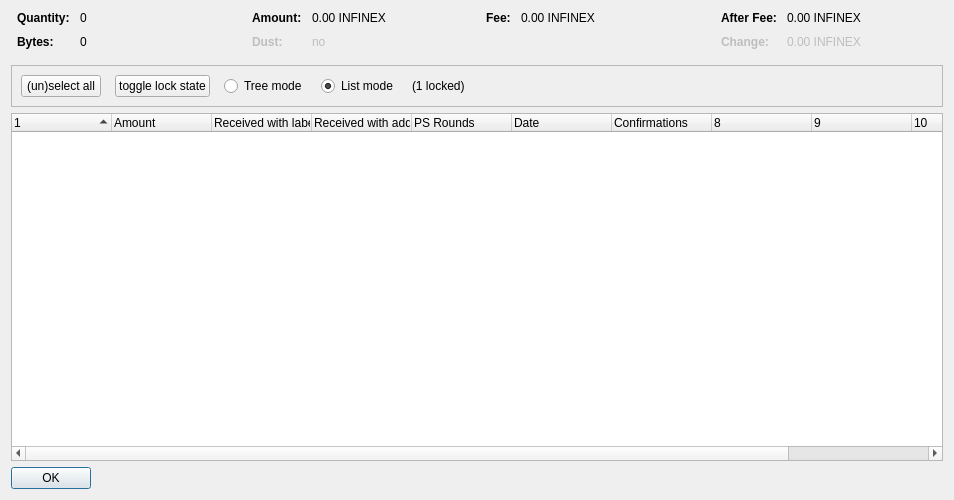
<?xml version="1.0" encoding="UTF-8"?>
<ui version="4.0">
 <class>CoinControlDialog</class>
 <widget class="QDialog" name="CoinControlDialog">
  <property name="geometry">
   <rect>
    <x>0</x>
    <y>0</y>
    <width>954</width>
    <height>500</height>
   </rect>
  </property>
  <property name="windowTitle">
   <string>Coin Selection</string>
  </property>
  <layout class="QVBoxLayout" name="verticalLayout">
   <item>
    <layout class="QHBoxLayout" name="horizontalLayoutTop" stretch="0,0,0,0">
     <property name="topMargin">
      <number>0</number>
     </property>
     <property name="bottomMargin">
      <number>10</number>
     </property>
     <item>
      <layout class="QFormLayout" name="formLayoutCoinControl1">
       <property name="horizontalSpacing">
        <number>10</number>
       </property>
       <property name="verticalSpacing">
        <number>10</number>
       </property>
       <property name="leftMargin">
        <number>6</number>
       </property>
       <property name="rightMargin">
        <number>6</number>
       </property>
       <item row="0" column="0">
        <widget class="QLabel" name="labelCoinControlQuantityText">
         <property name="font">
          <font>
           <weight>75</weight>
           <bold>true</bold>
          </font>
         </property>
         <property name="text">
          <string>Quantity:</string>
         </property>
        </widget>
       </item>
       <item row="0" column="1">
        <widget class="QLabel" name="labelCoinControlQuantity">
         <property name="cursor">
          <cursorShape>IBeamCursor</cursorShape>
         </property>
         <property name="contextMenuPolicy">
          <enum>Qt::ActionsContextMenu</enum>
         </property>
         <property name="text">
          <string notr="true">0</string>
         </property>
         <property name="textInteractionFlags">
          <set>Qt::LinksAccessibleByMouse|Qt::TextSelectableByKeyboard|Qt::TextSelectableByMouse</set>
         </property>
        </widget>
       </item>
       <item row="1" column="0">
        <widget class="QLabel" name="labelCoinControlBytesText">
         <property name="font">
          <font>
           <weight>75</weight>
           <bold>true</bold>
          </font>
         </property>
         <property name="text">
          <string>Bytes:</string>
         </property>
        </widget>
       </item>
       <item row="1" column="1">
        <widget class="QLabel" name="labelCoinControlBytes">
         <property name="cursor">
          <cursorShape>IBeamCursor</cursorShape>
         </property>
         <property name="contextMenuPolicy">
          <enum>Qt::ActionsContextMenu</enum>
         </property>
         <property name="text">
          <string notr="true">0</string>
         </property>
         <property name="textInteractionFlags">
          <set>Qt::LinksAccessibleByMouse|Qt::TextSelectableByKeyboard|Qt::TextSelectableByMouse</set>
         </property>
        </widget>
       </item>
      </layout>
     </item>
     <item>
      <layout class="QFormLayout" name="formLayoutCoinControl2">
       <property name="horizontalSpacing">
        <number>10</number>
       </property>
       <property name="verticalSpacing">
        <number>10</number>
       </property>
       <property name="leftMargin">
        <number>6</number>
       </property>
       <property name="rightMargin">
        <number>6</number>
       </property>
       <item row="0" column="0">
        <widget class="QLabel" name="labelCoinControlAmountText">
         <property name="font">
          <font>
           <weight>75</weight>
           <bold>true</bold>
          </font>
         </property>
         <property name="text">
          <string>Amount:</string>
         </property>
        </widget>
       </item>
       <item row="0" column="1">
        <widget class="QLabel" name="labelCoinControlAmount">
         <property name="cursor">
          <cursorShape>IBeamCursor</cursorShape>
         </property>
         <property name="contextMenuPolicy">
          <enum>Qt::ActionsContextMenu</enum>
         </property>
         <property name="text">
          <string notr="true">0.00 INFINEX</string>
         </property>
         <property name="textInteractionFlags">
          <set>Qt::LinksAccessibleByMouse|Qt::TextSelectableByKeyboard|Qt::TextSelectableByMouse</set>
         </property>
        </widget>
       </item>
       <item row="1" column="0">
        <widget class="QLabel" name="labelCoinControlLowOutputText">
         <property name="enabled">
          <bool>false</bool>
         </property>
         <property name="font">
          <font>
           <weight>75</weight>
           <bold>true</bold>
          </font>
         </property>
         <property name="text">
          <string>Dust:</string>
         </property>
        </widget>
       </item>
       <item row="1" column="1">
        <widget class="QLabel" name="labelCoinControlLowOutput">
         <property name="enabled">
          <bool>false</bool>
         </property>
         <property name="cursor">
          <cursorShape>IBeamCursor</cursorShape>
         </property>
         <property name="contextMenuPolicy">
          <enum>Qt::ActionsContextMenu</enum>
         </property>
         <property name="text">
          <string notr="true">no</string>
         </property>
         <property name="textInteractionFlags">
          <set>Qt::LinksAccessibleByMouse|Qt::TextSelectableByKeyboard|Qt::TextSelectableByMouse</set>
         </property>
        </widget>
       </item>
      </layout>
     </item>
     <item>
      <layout class="QFormLayout" name="formLayoutCoinControl3">
       <property name="horizontalSpacing">
        <number>10</number>
       </property>
       <property name="verticalSpacing">
        <number>10</number>
       </property>
       <property name="leftMargin">
        <number>6</number>
       </property>
       <property name="rightMargin">
        <number>6</number>
       </property>
       <item row="0" column="0">
        <widget class="QLabel" name="labelCoinControlFeeText">
         <property name="font">
          <font>
           <weight>75</weight>
           <bold>true</bold>
          </font>
         </property>
         <property name="text">
          <string>Fee:</string>
         </property>
        </widget>
       </item>
       <item row="0" column="1">
        <widget class="QLabel" name="labelCoinControlFee">
         <property name="cursor">
          <cursorShape>IBeamCursor</cursorShape>
         </property>
         <property name="contextMenuPolicy">
          <enum>Qt::ActionsContextMenu</enum>
         </property>
         <property name="text">
          <string notr="true">0.00 INFINEX</string>
         </property>
         <property name="textInteractionFlags">
          <set>Qt::LinksAccessibleByMouse|Qt::TextSelectableByKeyboard|Qt::TextSelectableByMouse</set>
         </property>
        </widget>
       </item>
      </layout>
     </item>
     <item>
      <layout class="QFormLayout" name="formLayoutCoinControl4">
       <property name="horizontalSpacing">
        <number>10</number>
       </property>
       <property name="verticalSpacing">
        <number>10</number>
       </property>
       <property name="leftMargin">
        <number>6</number>
       </property>
       <property name="rightMargin">
        <number>6</number>
       </property>
       <item row="0" column="0">
        <widget class="QLabel" name="labelCoinControlAfterFeeText">
         <property name="font">
          <font>
           <weight>75</weight>
           <bold>true</bold>
          </font>
         </property>
         <property name="text">
          <string>After Fee:</string>
         </property>
        </widget>
       </item>
       <item row="0" column="1">
        <widget class="QLabel" name="labelCoinControlAfterFee">
         <property name="cursor">
          <cursorShape>IBeamCursor</cursorShape>
         </property>
         <property name="contextMenuPolicy">
          <enum>Qt::ActionsContextMenu</enum>
         </property>
         <property name="text">
          <string notr="true">0.00 INFINEX</string>
         </property>
         <property name="textInteractionFlags">
          <set>Qt::LinksAccessibleByMouse|Qt::TextSelectableByKeyboard|Qt::TextSelectableByMouse</set>
         </property>
        </widget>
       </item>
       <item row="1" column="0">
        <widget class="QLabel" name="labelCoinControlChangeText">
         <property name="enabled">
          <bool>false</bool>
         </property>
         <property name="font">
          <font>
           <weight>75</weight>
           <bold>true</bold>
          </font>
         </property>
         <property name="text">
          <string>Change:</string>
         </property>
        </widget>
       </item>
       <item row="1" column="1">
        <widget class="QLabel" name="labelCoinControlChange">
         <property name="enabled">
          <bool>false</bool>
         </property>
         <property name="cursor">
          <cursorShape>IBeamCursor</cursorShape>
         </property>
         <property name="contextMenuPolicy">
          <enum>Qt::ActionsContextMenu</enum>
         </property>
         <property name="text">
          <string notr="true">0.00 INFINEX</string>
         </property>
         <property name="textInteractionFlags">
          <set>Qt::LinksAccessibleByMouse|Qt::TextSelectableByKeyboard|Qt::TextSelectableByMouse</set>
         </property>
        </widget>
       </item>
      </layout>
     </item>
    </layout>
   </item>
   <item>
    <widget class="QFrame" name="frame">
     <property name="minimumSize">
      <size>
       <width>0</width>
       <height>40</height>
      </size>
     </property>
     <property name="frameShape">
      <enum>QFrame::StyledPanel</enum>
     </property>
     <property name="frameShadow">
      <enum>QFrame::Sunken</enum>
     </property>
     <layout class="QHBoxLayout" name="horizontalLayout">
      <item>
       <layout class="QHBoxLayout" name="horizontalLayoutPanel" stretch="0,0,0,0,0,0">
        <property name="spacing">
         <number>14</number>
        </property>
        <item>
         <widget class="QPushButton" name="pushButtonSelectAll">
          <property name="sizePolicy">
           <sizepolicy hsizetype="Maximum" vsizetype="Fixed">
            <horstretch>0</horstretch>
            <verstretch>0</verstretch>
           </sizepolicy>
          </property>
          <property name="text">
           <string>(un)select all</string>
          </property>
          <property name="autoDefault">
           <bool>false</bool>
          </property>
         </widget>
        </item>
        <item>
         <widget class="QPushButton" name="pushButtonToggleLock">
          <property name="sizePolicy">
           <sizepolicy hsizetype="Maximum" vsizetype="Fixed">
            <horstretch>0</horstretch>
            <verstretch>0</verstretch>
           </sizepolicy>
          </property>
          <property name="text">
           <string>toggle lock state</string>
          </property>
          <property name="autoDefault">
           <bool>false</bool>
          </property>
         </widget>
        </item>
        <item>
         <widget class="QRadioButton" name="radioTreeMode">
          <property name="sizePolicy">
           <sizepolicy hsizetype="Maximum" vsizetype="Fixed">
            <horstretch>0</horstretch>
            <verstretch>0</verstretch>
           </sizepolicy>
          </property>
          <property name="text">
           <string>Tree mode</string>
          </property>
         </widget>
        </item>
        <item>
         <widget class="QRadioButton" name="radioListMode">
          <property name="sizePolicy">
           <sizepolicy hsizetype="Maximum" vsizetype="Fixed">
            <horstretch>0</horstretch>
            <verstretch>0</verstretch>
           </sizepolicy>
          </property>
          <property name="text">
           <string>List mode</string>
          </property>
          <property name="checked">
           <bool>true</bool>
          </property>
         </widget>
        </item>
        <item>
         <widget class="QLabel" name="labelLocked">
          <property name="text">
           <string>(1 locked)</string>
          </property>
         </widget>
        </item>
        <item>
         <spacer name="horizontalSpacer">
          <property name="orientation">
           <enum>Qt::Horizontal</enum>
          </property>
          <property name="sizeHint" stdset="0">
           <size>
            <width>40</width>
            <height>20</height>
           </size>
          </property>
         </spacer>
        </item>
       </layout>
      </item>
     </layout>
    </widget>
   </item>
   <item>
    <widget class="CoinControlTreeWidget" name="treeWidget">
     <property name="contextMenuPolicy">
      <enum>Qt::CustomContextMenu</enum>
     </property>
     <property name="sortingEnabled">
      <bool>false</bool>
     </property>
     <property name="columnCount">
      <number>11</number>
     </property>
     <attribute name="headerShowSortIndicator" stdset="0">
      <bool>true</bool>
     </attribute>
     <attribute name="headerStretchLastSection">
      <bool>false</bool>
     </attribute>
     <column>
      <property name="text">
       <string/>
      </property>
     </column>
     <column>
      <property name="text">
       <string>Amount</string>
      </property>
     </column>
     <column>
      <property name="text">
       <string>Received with label</string>
      </property>
     </column>
     <column>
      <property name="text">
       <string>Received with address</string>
      </property>
     </column>
     <column>
      <property name="text">
       <string>PS Rounds</string>
      </property>
     </column>
     <column>
      <property name="text">
       <string>Date</string>
      </property>
     </column>
     <column>
      <property name="text">
       <string>Confirmations</string>
      </property>
      <property name="toolTip">
       <string>Confirmed</string>
      </property>
     </column>
     <column>
      <property name="text">
       <string/>
      </property>
     </column>
     <column>
      <property name="text">
       <string/>
      </property>
     </column>
     <column>
      <property name="text">
       <string/>
      </property>
     </column>
     <column>
      <property name="text">
       <string/>
      </property>
     </column>
    </widget>
   </item>
   <item>
    <widget class="QDialogButtonBox" name="buttonBox">
     <property name="sizePolicy">
      <sizepolicy hsizetype="Maximum" vsizetype="Fixed">
       <horstretch>0</horstretch>
       <verstretch>0</verstretch>
      </sizepolicy>
     </property>
     <property name="orientation">
      <enum>Qt::Horizontal</enum>
     </property>
     <property name="standardButtons">
      <set>QDialogButtonBox::Ok</set>
     </property>
    </widget>
   </item>
  </layout>
 </widget>
 <customwidgets>
  <customwidget>
   <class>CoinControlTreeWidget</class>
   <extends>QTreeWidget</extends>
   <header>coincontroltreewidget.h</header>
  </customwidget>
 </customwidgets>
 <resources/>
 <connections/>
</ui>
